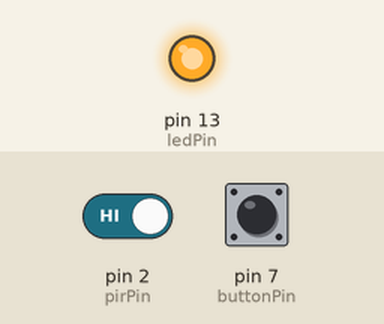
A sketch run on a simulated Arduino Uno, built with avr-gcc and run on an emulated ATmega328P. Parts: output pins drawn as LEDs (lit = HIGH). Dashed ring = blinking. The test bench sets the inputs (shaded band); at power-on: pin 2 (pirPin) HIGH, pin 7 (buttonPin) LOW.

Above: at 5.7 s.
5.8 s: pin 2 (pirPin) driven LOW
At 7.45 s:
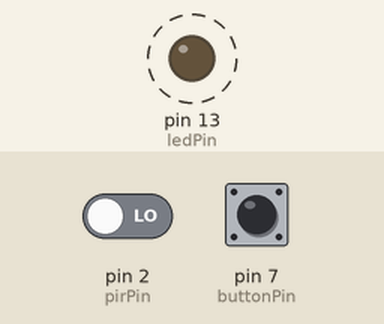
8.8 s: pin 7 (buttonPin) pulled HIGH for 0.15 s
At 9.8 s:
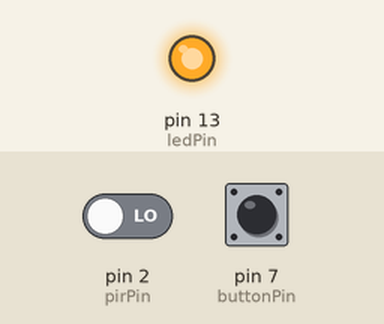
Timing chart, 0 to 11.4 s (numbered marks = the images above; inputs shaded):
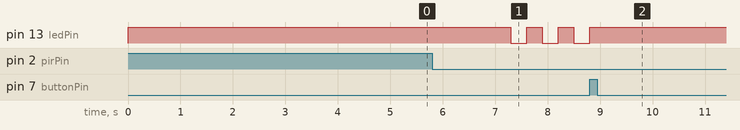

The sketch:

motioncontrolledled1.ino
```cpp
const int pirPin = 2;
const int ledPin = 13;
const int buttonPin = 7;

unsigned long ledStartTime = 0;
bool ledByButton = false;
bool ledByMotion = false;

void setup() {
  pinMode(pirPin, INPUT);
  pinMode(ledPin, OUTPUT);
  pinMode(buttonPin, INPUT);
}

void loop() {
  int buttonState = digitalRead(buttonPin);
  int motion = digitalRead(pirPin);

  // الزر
  if (buttonState == HIGH && !ledByButton && !ledByMotion)
  {
    ledByButton = true;
    ledStartTime = millis();
    digitalWrite(ledPin, HIGH);
  }

  if (ledByButton && millis() - ledStartTime >= 7000) {
    if (motion == LOW) {
      for (int i = 0; i < 3; i++) {
        digitalWrite(ledPin, HIGH);
        delay(300);
        digitalWrite(ledPin, LOW);
        delay(300);
      }
    }
    ledByButton = false;
    digitalWrite(ledPin, LOW);
  }

  // الحساس
  if (motion == HIGH && !ledByMotion && !ledByButton) {
    ledByMotion = true;
    digitalWrite(ledPin, HIGH);
    ledStartTime = millis();
  }

  if (ledByMotion && motion == LOW && millis() - ledStartTime >= 7000)
  {
    for (int i = 0; i < 3; i++) {
      digitalWrite(ledPin, HIGH);
      delay(300);
      digitalWrite(ledPin, LOW);
      delay(300);
    }
    ledByMotion = false;
    digitalWrite(ledPin, LOW);
  }
}
```

Measured:
- after the input at 5.8 s, pin 13 (ledPin): alternates HIGH for 0.30 s and LOW for 0.30 s, starting after 1.5 s
- after the input at 8.8 s, pin 13 (ledPin): LOW → HIGH at once
